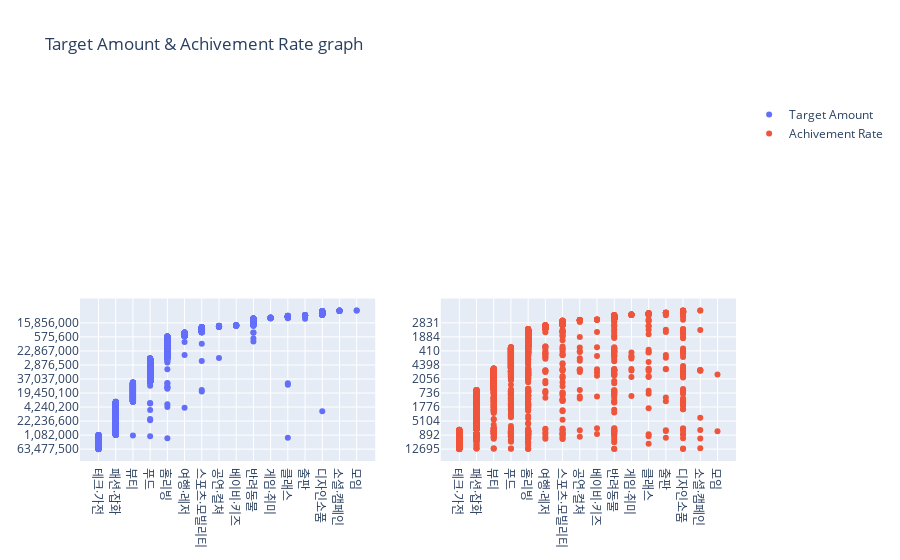

This figure's notebook cell:
### Code cell
# 시각화용 데이터프레임 설정
gdf = fdf_encore.groupby()
df = df.groupby('ncategory', as_index=False).mean().sort_values('numeric')

# Bar Chart
import plotly.graph_objs as go

# trace 만들기
trace1 = go.Scatter(
                    x=gdf.ncategory,
                    y=gdf.namount,           
                    mode='markers',
                    name = "Target Amount"
                    )

trace2 = go.Scatter(
                    x=gdf.ncategory,
                    y=gdf.npercent,
                    mode='markers',
                    xaxis='x2',
                    yaxis='y2',
                    name = "Achivement Rate",
                    )

data = [trace1, trace2]
layout = go.Layout(
                   xaxis=dict(domain=[0, 0.45]), yaxis=dict(domain=[0, 0.45]),
                   xaxis2=dict(domain=[0.55, 1]), yaxis2=dict(domain=[0, 0.45], anchor='x2'),
                   title='Target Amount & Achivement Rate graph'
                   )
fig = go.Figure(data=data, layout=layout)
iplot(fig)

### Figure 1 — Plotly figure (JSON) as saved in the notebook; plotly's stock layout.template omitted (floating-point values rounded to 4 significant figures; data arrays with more than 128 entries replaced by an {"elided": "..."} marker saying what was removed)
{"data": [{"mode": "markers", "name": "Target Amount", "type": "scatter", "x": {"elided": "3340 str values"}, "y": {"elided": "3340 str values"}}, {"mode": "markers", "name": "Achivement Rate", "type": "scatter", "x": {"elided": "3340 str values"}, "xaxis": "x2", "y": {"elided": "3340 str values"}, "yaxis": "y2"}], "layout": {"autosize": true, "title": {"text": "Target Amount & Achivement Rate graph"}, "xaxis": {"autorange": true, "domain": [0, 0.45], "range": [-0.9496, 15.95], "type": "category"}, "xaxis2": {"autorange": true, "domain": [0.55, 1], "range": [-0.9496, 15.95], "type": "category"}, "yaxis": {"autorange": true, "domain": [0, 0.45], "range": [-392.7, 3686.0], "type": "category"}, "yaxis2": {"anchor": "x2", "autorange": true, "domain": [0, 0.45], "range": [-280.5, 2633.0], "type": "category"}}}
